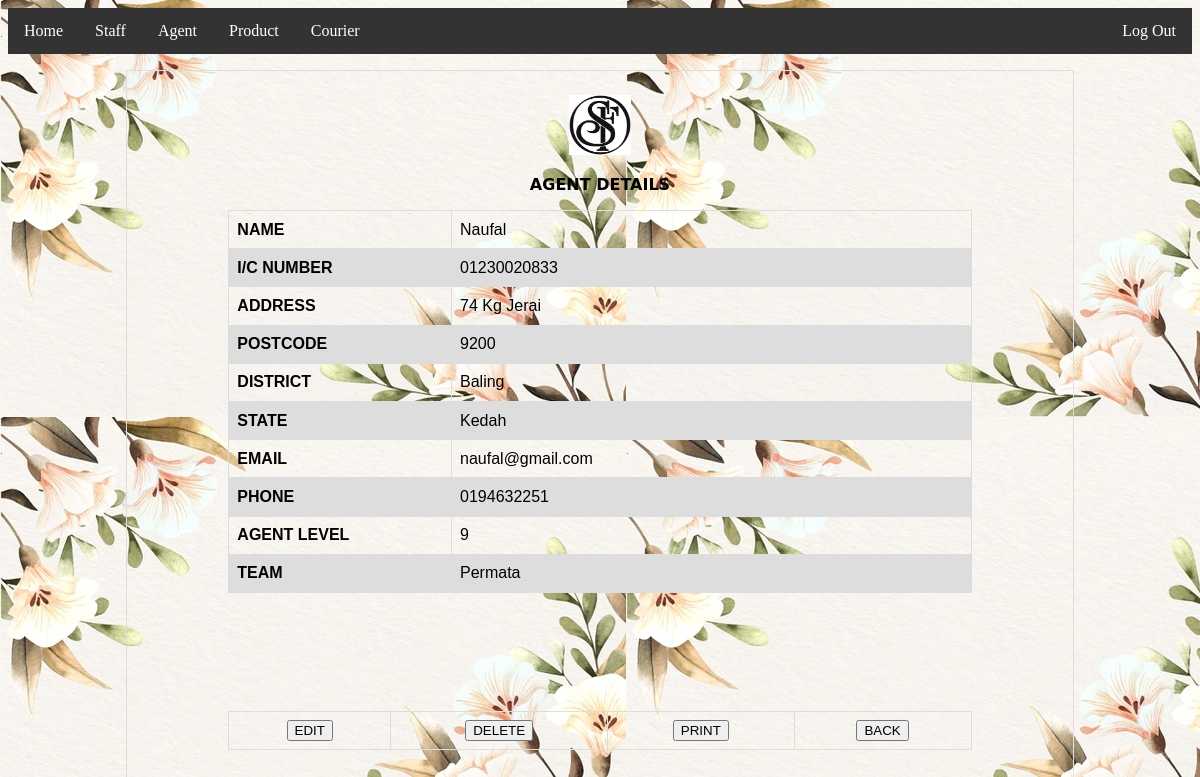
The page /admin/details_agent.php?agent_ic=01230020833 on the database its author committed.
### tables this page shows
CREATE TABLE IF NOT EXISTS `agent` (
  `agent_name` varchar(50) NOT NULL,
  `agent_ic` varchar(50) NOT NULL,
  `agent_assigned` varchar(100) NOT NULL,
  `agent_state` varchar(60) NOT NULL,
  `agent_level` int(20) NOT NULL,
  `agent_address` varchar(100) NOT NULL,
  `agent_postcode` int(100) NOT NULL,
  `agent_district` varchar(100) NOT NULL,
  `agent_team` varchar(100) NOT NULL,
  `agent_email` varchar(100) NOT NULL,
  `agent_phone` varchar(100) NOT NULL
);

### admin/details_agent.php (the view, shortened to what this page needs)
<!doctype html>
<html>
<head>
</head>
<body background="image/pic.jpg">
<ul>
	<div class="noprint">
    <li><a href="home.php">Home</a></li>
  <li class="dropdown">
    <a href="javascript:void(0)" class="dropbtn">Staff</a>
  <li class="dropdown">
    <a href="javascript:void(0)" class="dropbtn">Agent</a>
  <li class="dropdown">
    <a href="javascript:void(0)" class="dropbtn">Product</a>
  <li class="dropdown">
    <a href="javascript:void(0)" class="dropbtn">Courier</a>
	  <li style="float:right"><a href="choose.php">Log Out</a></li>
</div>
</ul>
<?php
	$servername = "localhost";
	$dbusername = "root";
	$dbpassword = "";
	$dbname = "Employee";
	$agent_name = '';
	$agent_ic = '';
	$agent_address = '';
	$agent_postcode = '';
	$agent_district = '';
	$agent_state = '';
	$agent_email = '';
	$agent_phone = '';
	$agent_level = '';
	$agent_assigned = '';
	if (isset($_GET['agent_ic'])) {
	$user = $_GET['agent_ic'];
	$conn = mysqli_connect($servername, $dbusername, $dbpassword, $dbname);
	$sql = "SELECT agent_name, agent_ic, agent_address, agent_postcode, agent_district, agent_state, agent_email, agent_phone, agent_level, agent_assigned FROM agent WHERE agent_ic='$user'";
			$result = mysqli_query($conn, $sql);
			if (mysqli_num_rows($result) > 0) {
			$row  = mysqli_fetch_assoc ($result);
			$agent_name = $row['agent_name'];
			$agent_ic = $row['agent_ic'];
			$agent_address = $row['agent_address'];
			$agent_postcode = $row['agent_postcode'];
			$agent_district = $row['agent_district'];
			$agent_state = $row['agent_state'];
			$agent_email = $row['agent_email'];
			$agent_phone = $row['agent_phone'];
			$agent_level = $row['agent_level'];
			$agent_assigned = $row['agent_assigned'];
			} else {
				echo "0 results";
			}
	}
	?>
<table width="1226" height="121" border="1.0" align="center">
  <tbody>
    <tr>
      <td height="115"><form id="form1" name="form1" method="post">
        <p style="font-style: normal; font-weight: bold;"><img src="image/logo.jpeg" width="62" height="60" alt="" /></p>
        <p style="font-style: normal; font-weight: bold; font-family: 'Lucida Grande', 'Lucida Sans Unicode', 'Lucida Sans', 'DejaVu Sans', Verdana, sans-serif;"> AGENT DETAILS</p>
        <table width="80%" height="383" border="0.5" align="center">
          <tbody>
            <tr>
              <td width="30%" style="text-align: left" scope="col"><strong>NAME</strong></td>
              <td width="70%" style="text-align: left"><?php echo $agent_name?></td>
            </tr>
            <tr>
              <td style="text-align: left"><strong>I/C NUMBER</strong></td>
              <td style="text-align: left"><?php echo $agent_ic?></td>
            </tr>
            <tr>
              <td style="text-align: left"><strong>ADDRESS</strong></td>
              <td style="text-align: left"><?php echo $agent_address?></td>
            </tr>
            <tr>
              <td style="text-align: left"><strong>POSTCODE</strong></td>
              <td style="text-align: left"><?php echo $agent_postcode?></td>
            </tr>
            <tr>
              <td style="text-align: left"><strong>DISTRICT</strong></td>
              <td style="text-align: left"><?php echo $agent_district?></td>
            </tr>
            <tr>
              <td style="text-align: left"><strong>STATE</strong></td>
              <td style="text-align: left"><?php echo $agent_state?></td>
            </tr>
            <tr>
              <td style="text-align: left"><strong>EMAIL</strong></td>
              <td style="text-align: left"><?php echo $agent_email?></td>
            </tr>
            <tr>
              <td style="text-align: left"><strong>PHONE</strong></td>
              <td style="text-align: left"><?php echo $agent_phone?></td>
            </tr>
            <tr>
              <td style="text-align: left"><strong>AGENT LEVEL</strong></td>
              <td style="text-align: left"><?php echo $agent_level?></td>
            </tr>
            <tr>
              <td style="text-align: left"><strong>TEAM</strong></td>
              <td style="text-align: left"><?php echo $agent_assigned?></td>
            </tr>
          </tbody>
        </table>
        <p style="font-style: normal; font-weight: bold; text-align: left;">&nbsp;</p>
        <p style="font-style: normal; font-weight: bold; text-align: left;">&nbsp;</p>
        <p style="font-style: normal; font-weight: bold; text-align: left;">&nbsp;</p>
		  <div class="noprint">
		  <table width="200" border="0.5" align="center">
    <tbody>
      <tr style="text-align: center; font-weight: normal; font-style: normal;">
        <td><input type="button" value="EDIT"  onclick="window.location.href='edit_agent.php?agent_ic=<?php echo $row["agent_ic"] ?>'"></td>
        <td><input type="button" value="DELETE"  onclick="window.location.href='delete_agent.php?agent_ic=<?php echo $row["agent_ic"] ?>'"></td>
		  <td><input type="button" value="PRINT"  onclick="javascript:window.print()"></td>
		  <td><input type="button" value="BACK"  onclick="window.location.href='view_agent.php?agent_ic=<?php echo $row["agent_ic"] ?>'"></td>
      </tr>
    </tbody>
  </table>
		  <p>&nbsp;</p>
      </form></td>
    </tr>
  </tbody>
</table>
</body>
</html>
</body>
</html>

### admin/details_agent.php (style rules this page uses)
body,td,th { font-family: "Gill Sans", "Gill Sans MT", "Myriad Pro", "DejaVu Sans Condensed", Helvetica, Arial, sans-serif; text-align: center; }
ul { list-style-type: none; margin: 0; padding: 0; overflow: hidden; background-color: #333; }
li { float: left; font-family: Cambria, "Hoefler Text", "Liberation Serif", Times, "Times New Roman", serif; }
li a, .dropbtn { display: inline-block; color: white; text-align: center; padding: 14px 16px; text-decoration: none; }
li.dropdown { display: inline-block; }
table { font-family: arial, sans-serif; border-collapse: collapse; width: 80%; }
td, th { border: 1px solid #dddddd; text-align: center; padding: 8px; font-family: arial, sans-serif; font-style: normal; font-weight: normal; }
tr:nth-child(even) { background-color: #dddddd; }

### rows shown on the page
agent: agent_name "Naufal", agent_ic "01230020833", agent_address "74 Kg Jerai", agent_postcode "9200", agent_district "Baling", agent_state "Kedah", agent_email "naufal@gmail.com", agent_phone "0194632251", agent_level "9", agent_assigned "Permata"
